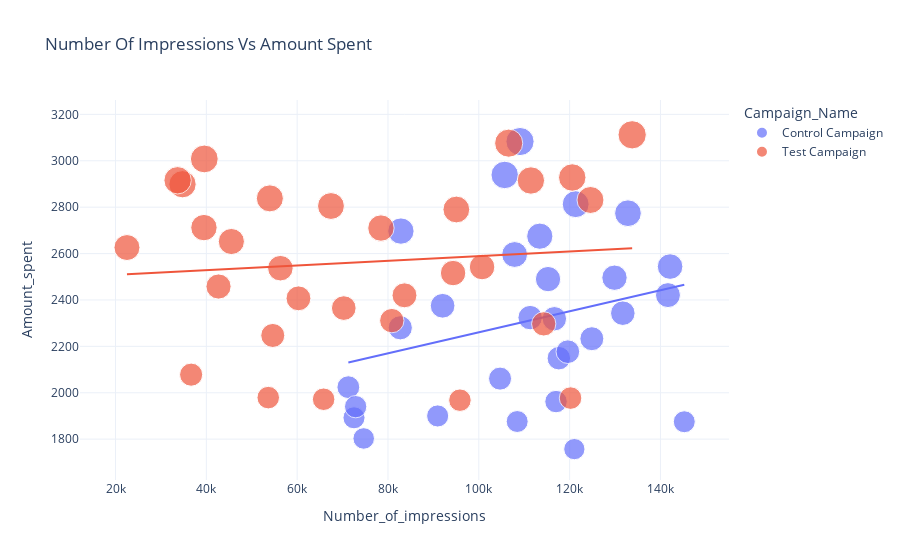

The notebook cell saved with this chart:
### Markdown cell above
### FINDING THE BEST MARKETING STRATEGY

### Code cell
figure = px.scatter(data_frame = ab_data,
                   x = 'Number_of_impressions',
                   y = 'Amount_spent',
                  size = 'Amount_spent',
                   color = 'Campaign_Name',
                    title= 'Number Of Impressions Vs Amount Spent',
                   trendline = 'ols')
figure.show()

### Figure 1 — Plotly figure (JSON) as saved in the notebook; plotly's stock layout.template omitted (floating-point values rounded to 4 significant figures)
{"data": [{"hovertemplate": "Campaign_Name=Control Campaign<br>Number_of_impressions=%{x}<br>Amount_spent=%{marker.size}<extra></extra>", "legendgroup": "Control Campaign", "marker": {"color": "#636efa", "size": [2280, 2149, 2490, 2319, 2697, 1875, 2774, 2024, 2177, 1876, 2596, 1757, 2675, 1803, 2939, 2496, 1892, 1962, 2233, 2061, 2421, 2375, 2343, 2324, 1940, 1835, 3083, 2544, 1900, 2813], "sizemode": "area", "sizeref": 7.78, "symbol": "circle"}, "mode": "markers", "name": "Control Campaign", "orientation": "v", "showlegend": true, "type": "scatter", "x": [82702, 117624, 115247, 116639, 82847, 145248, 132845, 71274, 119612, 108452, 107890, 121040, 113430, 74654, 105705, 129880, 72515, 117006, 124897, 104678, 141654, 92029, 131711, 111306, 72878, null, 109076, 142123, 90939, 121332], "xaxis": "x", "y": [2280, 2149, 2490, 2319, 2697, 1875, 2774, 2024, 2177, 1876, 2596, 1757, 2675, 1803, 2939, 2496, 1892, 1962, 2233, 2061, 2421, 2375, 2343, 2324, 1940, 1835, 3083, 2544, 1900, 2813], "yaxis": "y"}, {"hovertemplate": "<b>OLS trendline</b><br>Amount_spent = 0.00453629 * Number_of_impressions + 1807.07<br>R<sup>2</sup>=0.073246<br><br>Campaign_Name=Control Campaign<br>Number_of_impressions=%{x}<br>Amount_spent=%{y} <b>(trend)</b><extra></extra>", "legendgroup": "Control Campaign", "marker": {"color": "#636efa", "symbol": "circle"}, "mode": "lines", "name": "Control Campaign", "showlegend": false, "type": "scatter", "x": [71274, 72515, 72878, 74654, 82702, 82847, 90939, 92029, 104678, 105705, 107890, 108452, 109076, 111306, 113430, 115247, 116639, 117006, 117624, 119612, 121040, 121332, 124897, 129880, 131711, 132845, 141654, 142123, 145248], "xaxis": "x", "y": [2130.0, 2136.0, 2138.0, 2146.0, 2182.0, 2183.0, 2220.0, 2225.0, 2282.0, 2287.0, 2296.0, 2299.0, 2302.0, 2312.0, 2322.0, 2330.0, 2336.0, 2338.0, 2341.0, 2350.0, 2356.0, 2357.0, 2374.0, 2396.0, 2405.0, 2410.0, 2450.0, 2452.0, 2466.0], "yaxis": "y"}, {"hovertemplate": "Campaign_Name=Test Campaign<br>Number_of_impressions=%{x}<br>Amount_spent=%{marker.size}<extra></extra>", "legendgroup": "Test Campaign", "marker": {"color": "#EF553B", "size": [3008, 2790, 2420, 2831, 1972, 2537, 2516, 3076, 1968, 1979, 2626, 2542, 2712, 3112, 2899, 2407, 2078, 2928, 2311, 2915, 2247, 2805, 2365, 1977, 2710, 2297, 2458, 2838, 2916, 2652], "sizemode": "area", "sizeref": 7.78, "symbol": "circle"}, "mode": "markers", "name": "Test Campaign", "orientation": "v", "showlegend": true, "type": "scatter", "x": [39550, 95054, 83633, 124591, 65827, 56304, 94338, 106584, 95843, 53632, 22521, 100719, 39470, 133771, 34752, 60286, 36650, 120576, 80841, 111469, 54627, 67444, 70263, 120203, 78451, 114295, 42684, 53986, 33669, 45511], "xaxis": "x", "y": [3008, 2790, 2420, 2831, 1972, 2537, 2516, 3076, 1968, 1979, 2626, 2542, 2712, 3112, 2899, 2407, 2078, 2928, 2311, 2915, 2247, 2805, 2365, 1977, 2710, 2297, 2458, 2838, 2916, 2652], "yaxis": "y"}, {"hovertemplate": "<b>OLS trendline</b><br>Amount_spent = 0.00100671 * Number_of_impressions + 2487.98<br>R<sup>2</sup>=0.008600<br><br>Campaign_Name=Test Campaign<br>Number_of_impressions=%{x}<br>Amount_spent=%{y} <b>(trend)</b><extra></extra>", "legendgroup": "Test Campaign", "marker": {"color": "#EF553B", "symbol": "circle"}, "mode": "lines", "name": "Test Campaign", "showlegend": false, "type": "scatter", "x": [22521, 33669, 34752, 36650, 39470, 39550, 42684, 45511, 53632, 53986, 54627, 56304, 60286, 65827, 67444, 70263, 78451, 80841, 83633, 94338, 95054, 95843, 100719, 106584, 111469, 114295, 120203, 120576, 124591, 133771], "xaxis": "x", "y": [2511.0, 2522.0, 2523.0, 2525.0, 2528.0, 2528.0, 2531.0, 2534.0, 2542.0, 2542.0, 2543.0, 2545.0, 2549.0, 2554.0, 2556.0, 2559.0, 2567.0, 2569.0, 2572.0, 2583.0, 2584.0, 2584.0, 2589.0, 2595.0, 2600.0, 2603.0, 2609.0, 2609.0, 2613.0, 2623.0], "yaxis": "y"}], "layout": {"legend": {"itemsizing": "constant", "title": {"text": "Campaign_Name"}, "tracegroupgap": 0}, "title": {"text": "Number Of Impressions Vs Amount Spent"}, "xaxis": {"anchor": "y", "domain": [0, 1], "title": {"text": "Number_of_impressions"}}, "yaxis": {"anchor": "x", "domain": [0, 1], "title": {"text": "Amount_spent"}}}}
